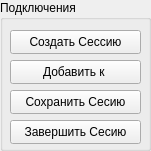
  <widget class="QGroupBox" name="groupBoxConnections">
   <property name="geometry">
    <rect>
     <x>170</x>
     <y>620</y>
     <width>151</width>
     <height>151</height>
    </rect>
   </property>
   <property name="title">
    <string>Подключения</string>
   </property>
   <widget class="QPushButton" name="pushButtonCreateASession">
    <property name="geometry">
     <rect>
      <x>10</x>
      <y>30</y>
      <width>131</width>
      <height>24</height>
     </rect>
    </property>
    <property name="text">
     <string>Cоздать Сессию</string>
    </property>
   </widget>
   <widget class="QPushButton" name="pushButtonSaveASession">
    <property name="geometry">
     <rect>
      <x>10</x>
      <y>90</y>
      <width>131</width>
      <height>24</height>
     </rect>
    </property>
    <property name="text">
     <string>Сохранить Сесию</string>
    </property>
   </widget>
   <widget class="QPushButton" name="pushButtonEndTheSession">
    <property name="geometry">
     <rect>
      <x>10</x>
      <y>120</y>
      <width>131</width>
      <height>24</height>
     </rect>
    </property>
    <property name="text">
     <string>Завершить Сесию</string>
    </property>
   </widget>
   <widget class="QPushButton" name="pushButtonJoinASession">
    <property name="geometry">
     <rect>
      <x>10</x>
      <y>60</y>
      <width>131</width>
      <height>24</height>
     </rect>
    </property>
    <property name="text">
     <string>Добавить к </string>
    </property>
   </widget>
  </widget>
